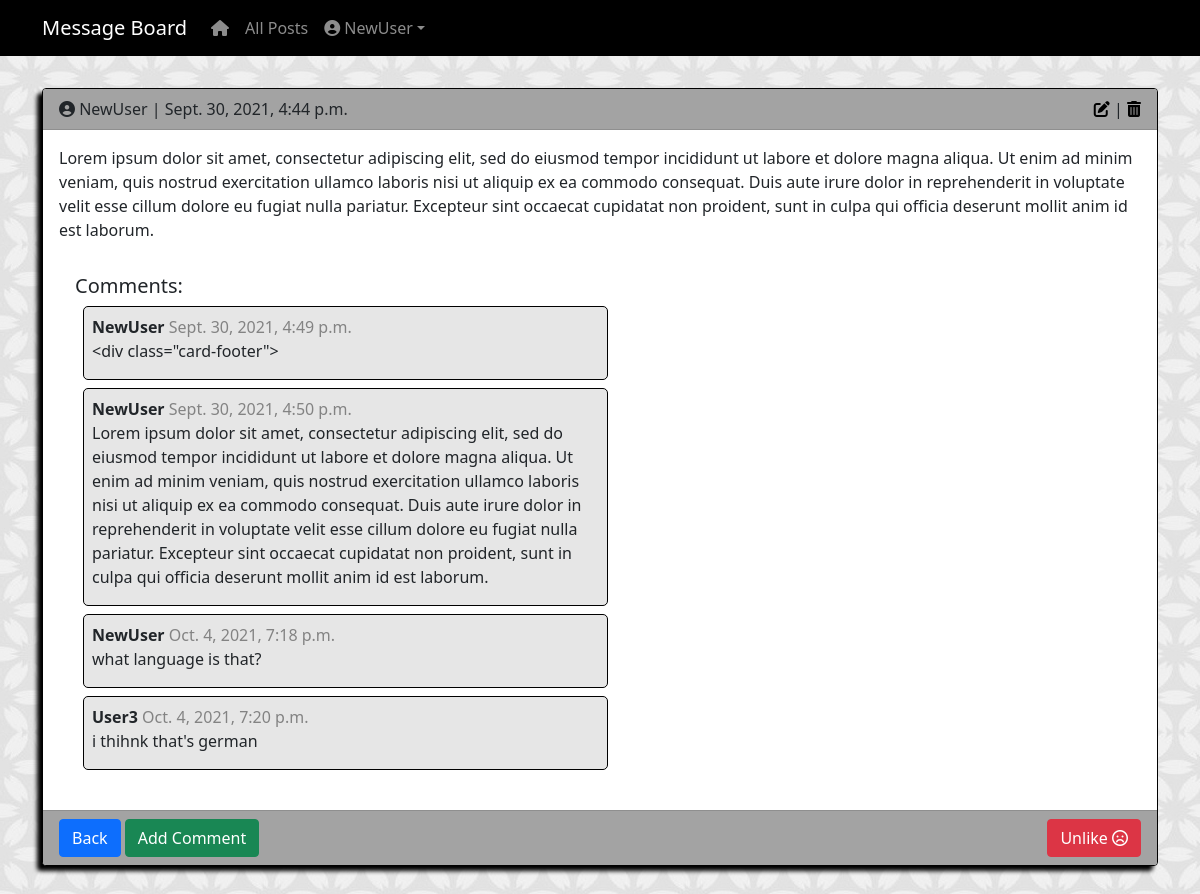
Page /posts/3/ (signed in) on the committed database.
### accounts/models.py (models this page shows)
class CustomUser(AbstractUser):
    age = models.PositiveIntegerField(null=True, blank=True)

### posts/models.py (models this page shows, shortened)
class Post(models.Model):
    post_image = models.ImageField(null=True, blank=True, upload_to="images/")
    body = models.TextField()
    date = models.DateTimeField(auto_now_add=True)
    author = models.ForeignKey(get_user_model(), on_delete=models.CASCADE)
    likes = models.ManyToManyField(get_user_model(), related_name='likes')
    def total_likes(self):
        return self.likes.count()
    class Meta:
        ordering = ['-date',]

class Comment(models.Model):
    post = models.ForeignKey('Post', on_delete=models.CASCADE, related_name='comments')
    body = models.TextField()
    date = models.DateTimeField(auto_now_add=True)
    author = models.ForeignKey(get_user_model(), on_delete=models.CASCADE)

### posts/views.py (the view)
# urls.py: path('<int:pk>/', PostDetailView.as_view(), name='post_detail'),
class PostDetailView(DetailView):
    model = Post
    template_name = 'post_detail.html'
    def get_context_data(self, *args, **kwargs):
        context = super(PostDetailView, self).get_context_data(*args, **kwargs)
        stuff = get_object_or_404(Post, id=self.kwargs['pk'])
        total_likes = stuff.total_likes()
        liked = False
        if stuff.likes.filter(id=self.request.user.id).exists():
            liked = True
        context["total_likes"] = total_likes
        context["liked"] = liked
        return context

### templates/post_detail.html (shortened to what this page needs)
{% extends 'base.html' %}
{% block content %}
<div class="container" style="margin-bottom: 5rem;">
    <div class="card post-card">
        <div class="card-header">
            <div class="d-flex justify-content-between">
                <div>
                    <i class="fas fa-user-circle"></i> {{ post.author }} | {{ post.date }}
                </div>
                {% if user.is_authenticated and user == post.author  %}
                <div>
                    <a href="{% url 'post_edit' post.pk %}"><i class="fas fa-edit"></i></a> |
                    <a href="{% url 'post_delete' post.pk %}"><i class="fas fa-trash-alt"></i></a>
                </div>
                {% endif %}
            </div>
        </div>
        <div class="card-body">
        <p>{{ post.body }}</p>
<div class="card-body">
<h5>Comments:</h5>
{% if not post.comments.all %}
    No comments Yet...
{% else %}
    {% for comment in post.comments.all %}
    <div class="comment-box">
    <p><strong>{{ comment.author }}</strong> <span class="text-fade"> {{ comment.date }} </span><br>
        {{ comment.body }} <br>
        </p>
        </div>
    {% endfor %}
{% endif %}
</div>
</div>
<div class="card-footer">
    <div class="d-flex justify-content-between">
        <div>
            <a class="btn btn-primary" href="{% url 'post_list' %}">Back</a>
            <a class="btn btn-success" href="{% url 'add_comment_to_post' post.pk %}">Add Comment</a>
        </div>
        <div>
            <form action="{% url 'like_post' post.pk %}" method="POST">
                {% if liked %}
                <button type="submit", name="post_id", value="{{ post.id }}", class="btn btn-danger">
                    Unlike <i class="far fa-frown"></i></button>
                {% else %}
                <button type="submit", name="post_id", value="{{ post.id }}", class="btn btn-success">
                    Like <i class="far fa-smile"></i></button>
                {% endif %}
            </form>
        </div>
    </div>
</div>
    </div>
</div>
{% endblock content %}

### templates/base.html (shortened to what this page needs)
{% load static %}
<!DOCTYPE html>
<html>
    <head>
        <link href="https://cdn.jsdelivr.net/npm/bootstrap@5.0.2/dist/css/bootstrap.min.css" rel="stylesheet">
        <link href="{% static 'fontawesome_free/css/all.min.css' %}" rel="stylesheet" type="text/css">
        <link href="/static/css/main.css" rel="stylesheet" type="text/css">
    </head>
<body>
    <nav class="navbar navbar-expand-sm navbar-dark">
        <div class="container">
                <a class="navbar-brand ml-auto" href="{% url 'about_page' %}">Message Board</a>
                    <div class="collapse navbar-collapse" id="navbarNavDropdown">
                        <ul class="navbar-nav">
                         <li class="nav-item">
                    <a class="nav-link" aria-current="page" href="{% url 'home' %}"><i class="fas fa-home"></i></a>
                </li>
                {% if user.is_authenticated %}
                <li class="nav-item">
                    <a class="nav-link" href="{% url 'post_list' %}">All Posts</a>
                </li>
                <li class="nav-item dropdown">
                    <a class="nav-link dropdown-toggle" href="#" id="navbarDropdownMenuLink" role="button" data-bs-toggle="dropdown" aria-expanded="false">
                    <i class="fas fa-user-circle"></i> {{ user.username }}</a>
        </li>
            {% endif %}
        </ul>
        </div>
    </div>
</nav>
    <main>
        {% block content %}
        {% endblock content %}
    </main>
    </body>
</html>

### static/css/main.css (style rules this page uses)
body { background-color: silver; background-image: url(/static/images/back.jpg); }
.fa-edit { color: black; }
.fa-trash-alt { color: black; }
.post-card { border: 1px solid black; box-shadow: -5px 5px 4px rgb(0, 0, 0); }
.comment-box { border: .5px solid black; margin:.5rem; border-radius: 5px; background-color: rgb(230, 230, 230); padding: .5rem; padding-bottom: 0; max-width: 50%; }
.card-header { background-color: rgb(163, 163, 163); }
.card-footer { background-color: rgb(163, 163, 163); }
.text-fade { color:rgb(131, 131, 131); }
.navbar { background-color: black; margin-bottom: 2rem; }

### rows in the picture
CustomUser: username "NewUser"
Post: author "NewUser", date "Sept. 30, 2021, 4:44 p.m.", body "Lorem ipsum dolor sit amet, consectetur adipiscing elit, sed do eiusmod tempor incididunt ut labore et dolore magna aliqua. Ut enim ad minim veniam, quis nostrud exercitation ullamco laboris nisi ut aliquip ex ea commodo consequat. Duis aute irure dolor in reprehenderit in voluptate velit esse cillum dolore eu fugiat nulla pariatur. Excepteur sint occaecat cupidatat non proident, sunt in culpa qui officia deserunt mollit anim id est laborum."
Comment: author "NewUser", date "Sept. 30, 2021, 4:49 p.m.", body "<div class=\"card-footer\">"
Comment: author "NewUser", date "Sept. 30, 2021, 4:50 p.m.", body "Lorem ipsum dolor sit amet, consectetur adipiscing elit, sed do eiusmod tempor incididunt ut labore et dolore magna aliqua. Ut enim ad minim veniam, quis nostrud exercitation ullamco laboris nisi ut aliquip ex ea commodo consequat. Duis aute irure dolor in reprehenderit in voluptate velit esse cillum dolore eu fugiat nulla pariatur. Excepteur sint occaecat cupidatat non proident, sunt in culpa qui officia deserunt mollit anim id est laborum."
Comment: author "NewUser", date "Oct. 4, 2021, 7:18 p.m.", body "what language is that?"
Comment: author "User3", date "Oct. 4, 2021, 7:20 p.m.", body "i thihnk that's german"
